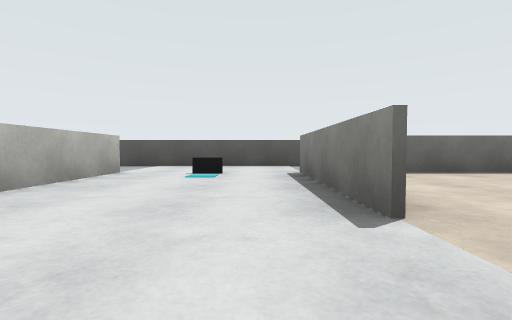
view 1 (above)

24 first-person views from a walk through a world built for the Webots simulator. The camera is 0.72 m above the floor, tilts 2° down and sees 85° across. The floor is counted in squares, 2 m on a side. Each view is taken from the middle of a square. On the plan, view 1 faces up. The plan holds only what a view shows up to about 9 squares ahead; the rest is blank. The robots in the file are not drawn.

view 2
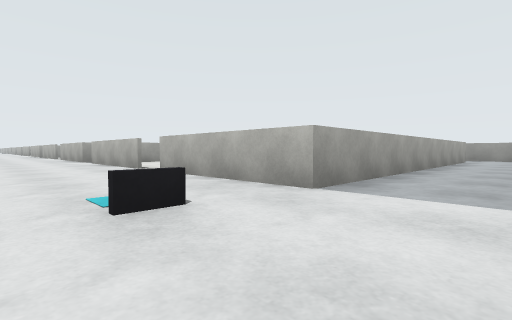

view 3
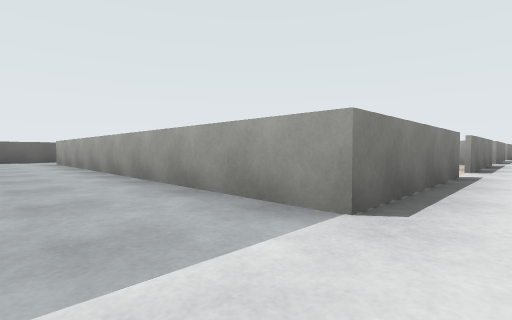

view 4
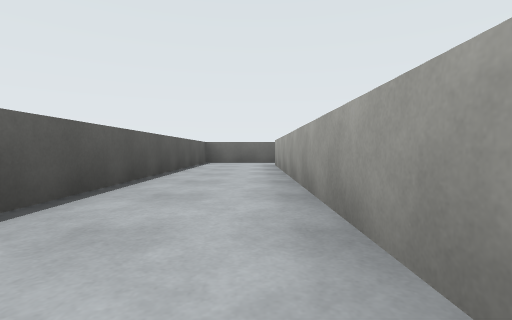

view 5
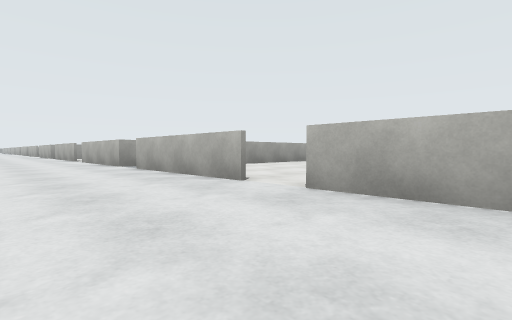

view 6
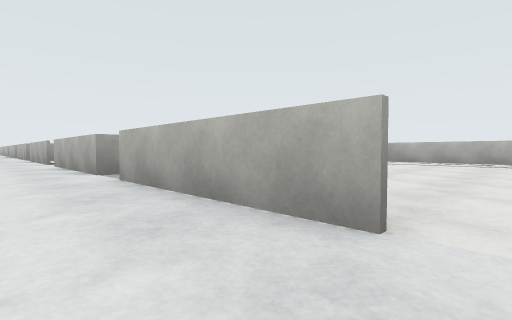

view 7
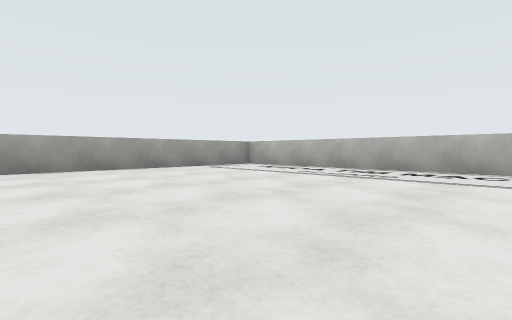

view 8
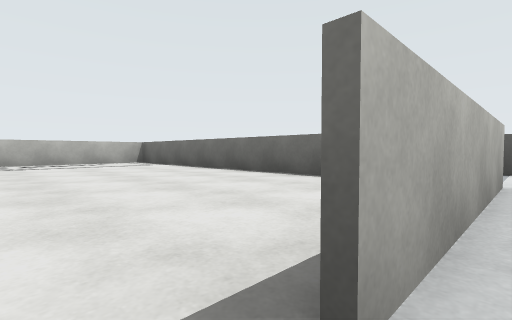

view 9
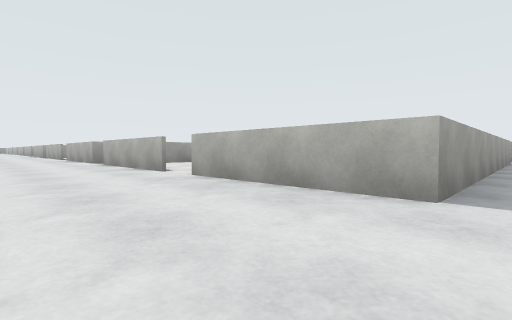

view 10
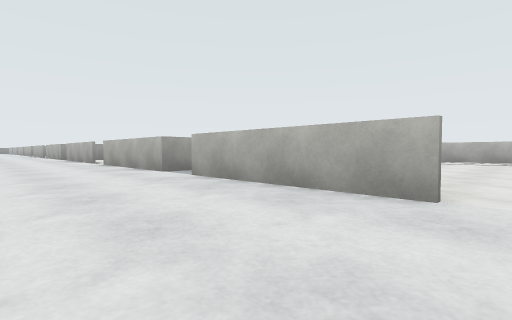

view 11
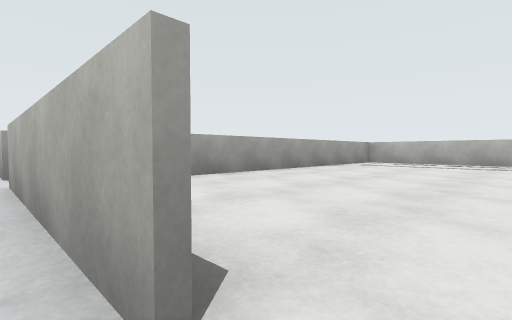

view 12
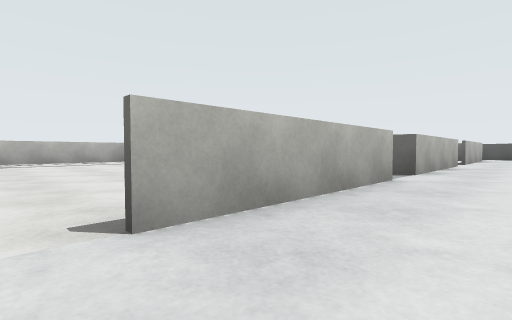

view 13
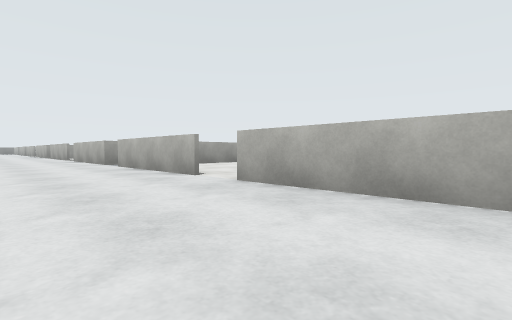

view 14
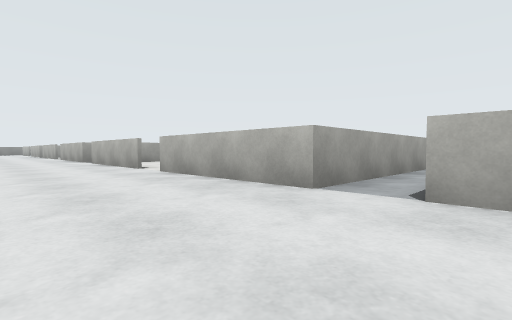

view 15
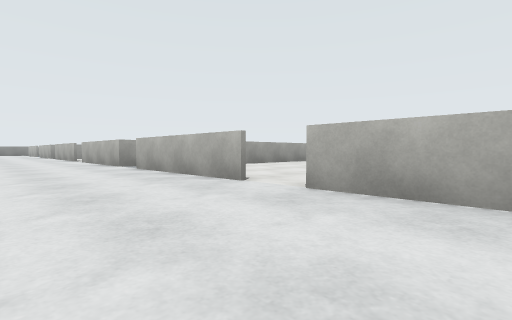

view 16
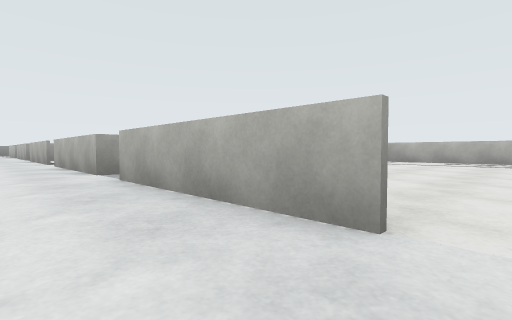

view 17
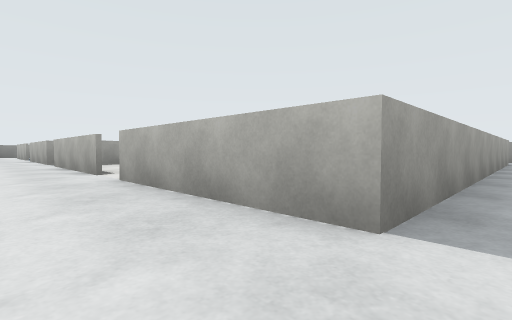

view 18
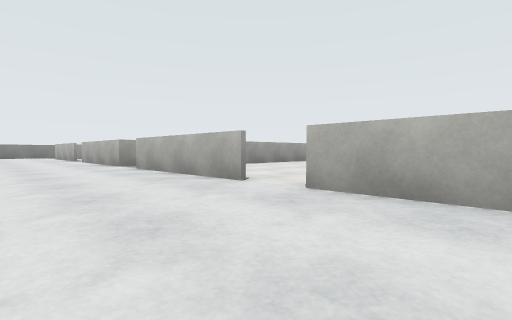

view 19
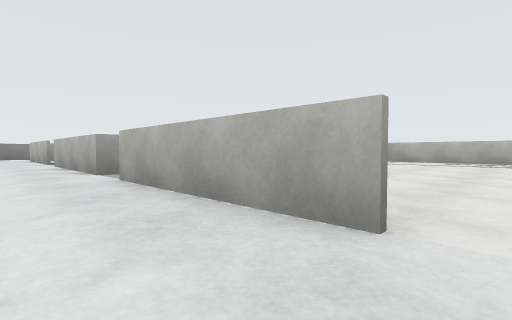

view 20
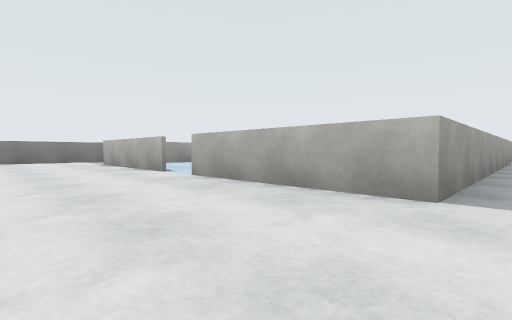

view 21
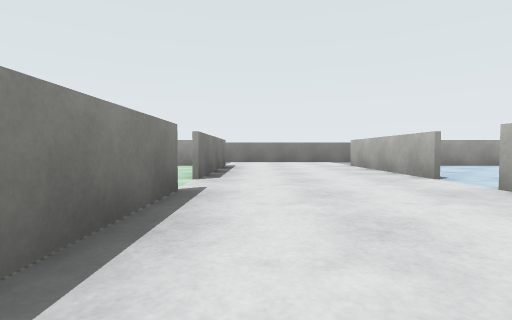

view 22
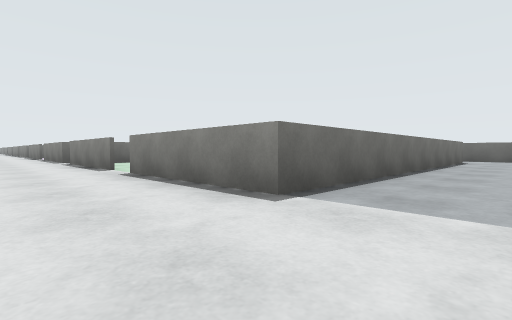

view 23
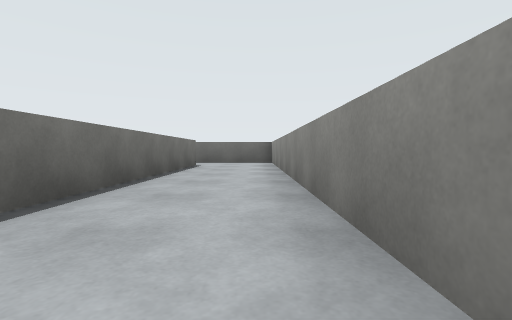

view 24
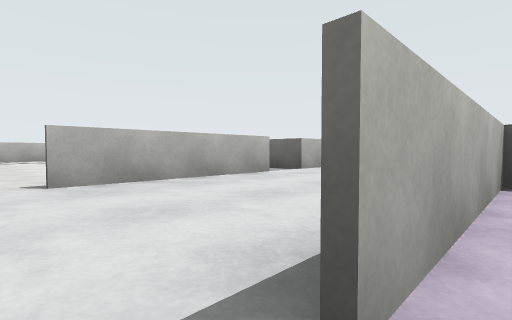

### Floor plan
Points are (right, up) in squares from view 1. A wall is a line through its corners. A room is listed if a view was taken in it or the views show most of it. See-through windows are left out.
Room 1 (views 1, 2, 3, 4, 5, 6, 9, 10, 12, 13, 14, 15, 16, 17, 18, 19, 20, 21, 22, 23, 24)
walls: (-2.2, -15.4) (-2.2, -18.6); (-2.9, -11.5) (-2.2, -11.5) (-2.2, -14.6); (-2.2, -19.5) (-2.2, -22.6); (-2.2, -7.4) (-2.2, -10.6); (-2.2, -23.4) (-2.2, -26.5) (-3.1, -26.5); (0.7, -6.1) (0.7, -3.4); (-2.2, -3.5) (-2.2, -6.6); (0.7, -2.6) (0.7, 0.6); (-2.2, -27.5) (-2.2, -30.6); (-2.2, 0.6) (-2.2, -2.5) (-2.6, -2.5); (0.7, 1.4) (0.7, 4.5) (8.9, 4.5); (-2.2, -31.4) (-2.2, -34.6); (0.7, -34.6) (0.7, -33); (-2.2, -35.5) (-2.2, -38.6); (1.1, 6.5) (-3.2, 6.5); (10.2, 4.2) (10.2, 6.5) (3.5, 6.5); (-10.2, 4.5) (-2.2, 4.5) (-2.2, 1.4); (-11.7, 5.5) (-11.7, 4.9); (0.7, -38.6) (0.7, -35.4); (-2.2, -39.4) (-2.2, -42.6); (8.8, -42.5) (0.7, -42.5) (0.7, -39.4); (-2.9, -44.5) (8.5, -44.5)
ways out: opening at (-2, 1) to room 2; opening at (-2, -7) to room 3; opening at (-2, -39); opening at (-2, -31); opening at (-2, -23); opening at (-2, -15); opening at (1, -39); opening at (1, -31); opening at (1, 1); opening at (8, -44); opening at (10, 5)
objects: dark grey box (-1, 4)
Room 2 (views 7, 8)
walls: (-4.1, 4.5) (-10.2, 4.5) (-10.2, -2.5) (-3.5, -2.5); (-10.4, -3.5) (-2.2, -3.5)
ways out: opening at (-2, 1) to room 1
Room 3 (view 11)
walls: (-10.2, -3.6) (-10.2, -10.5) (-3.8, -10.5)
ways out: opening at (-2, -7) to room 1

Positions as (right, up) in squares from view 1, and headings:
1: (0, 0), facing up
2: (0, 6), facing down-left
3: (0, 6), facing down-right
4: (2, 5), facing right
5: (0, 3), facing down-left
6: (-1, 1), facing down-left
7: (-5, 3), facing down-left
8: (-2, 1), facing up-left
9: (0, -3), facing down-left
10: (0, -7), facing down-left
11: (-2, -7), facing down-left
12: (-1, -7), facing up-left
13: (0, -12), facing down-left
14: (0, -18), facing down-left
15: (0, -21), facing down-left
16: (-1, -23), facing down-left
17: (-1, -27), facing down-left
18: (0, -29), facing down-left
19: (-1, -31), facing down-left
20: (0, -35), facing down-left
21: (0, -36), facing down
22: (-1, -44), facing up-right
23: (2, -44), facing right
24: (1, -31), facing up-left
